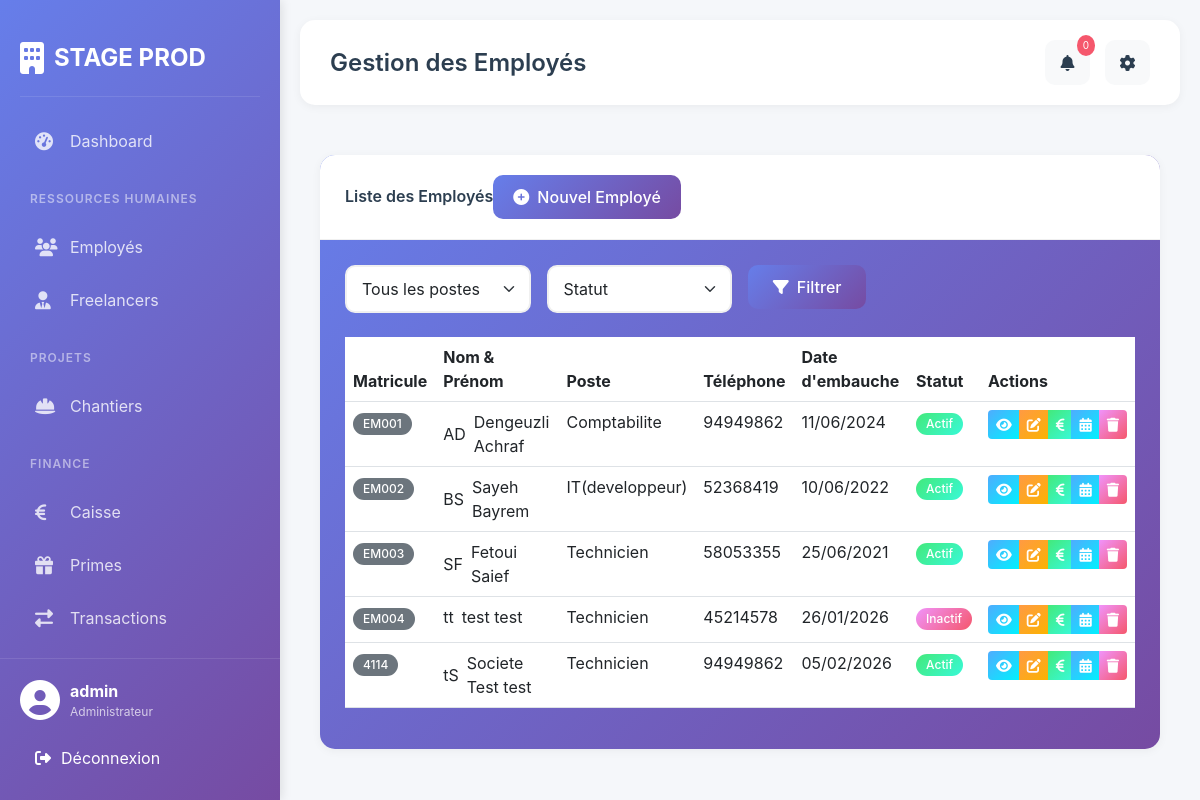
The app's page /employes/ (signed in) with its own data.
### gestion/models.py (models this page shows, shortened)
class Employe(models.Model):
    TYPE_CONTRAT_CHOICES = [
        ('CDI', 'CDI'),
        ('CDD', 'CDD'),
        ('INTERIM', 'Intérim'),
        ('STAGE', 'Stage'),
    ]
    POSTE_CHOICES = [
        ('TECHNICIEN', 'Technicien'),
        ('AUTRE', 'Autre (à préciser)'),
    ]
    matricule = models.CharField(max_length=20, unique=True)
    nom = models.CharField(max_length=100)
    prenom = models.CharField(max_length=100)
    cin = models.CharField(max_length=20, unique=True)
    adresse = models.TextField()
    telephone = models.CharField(max_length=20)
    date_naissance = models.DateField()
    date_embauche = models.DateField()
    poste_choice = models.CharField(
        max_length=20,
        choices=POSTE_CHOICES,
        default='TECHNICIEN',
        verbose_name="Type de poste"
    )
    poste_autre = models.CharField(
        max_length=100,
        blank=True,
        null=True,
        verbose_name="Autre poste (précisez)"
    )
    type_contrat = models.CharField(max_length=20, choices=TYPE_CONTRAT_CHOICES)
    salaire_base = models.DecimalField(max_digits=10, decimal_places=2)
    actif = models.BooleanField(default=True)
    photo = models.ImageField(upload_to='employes/', blank=True, null=True)

### gestion/views.py (the view)
# urls.py: path('employes/', views.liste_employes, name='liste_employes'),
@login_required
def liste_employes(request):
    employes = Employe.objects.all()
    poste_filter = request.GET.get('poste')
    actif_filter = request.GET.get('actif')
    if poste_filter:
        employes = employes.filter(poste_id=poste_filter)
    if actif_filter:
        employes = employes.filter(actif=(actif_filter == 'true'))
    context = {
        'employes': employes,
        'postes': Poste.objects.all(),
    }
    return render(request, 'employees/liste_employes.html', context)

### templates/employees/liste_employes.html (shortened to what this page needs)
{% extends 'base.html' %}
{% block page_title %}Gestion des Employés{% endblock %}
{% block content %}
<div class="card" style="background: linear-gradient(135deg, #667eea 0%, #764ba2 100%);">
    <div class="card-header">
        <div class="d-flex justify-content-between align-items-center">
            <h5 class="mb-0">Liste des Employés</h5>
            <a href="{% url 'ajouter_employe' %}" class="btn btn-primary">
                <i class="fas fa-plus-circle me-2"></i>Nouvel Employé
            </a>
        </div>
    </div>
    <div class="card-body">
        <div class="filters mb-4">
            <form method="get" class="row g-3">
                <div class="col-md-3">
                    <select name="poste" class="form-select">
                        <option value="">Tous les postes</option>
                    </select>
                </div>
                <div class="col-md-3">
                    <select name="actif" class="form-select">
                        <option value="">Statut</option>
                    </select>
                </div>
                <div class="col-md-2">
                    <button type="submit" class="btn btn-primary w-100">
                        <i class="fas fa-filter me-2"></i>Filtrer
                    </button>
                </div>
            </form>
        </div>
        <div class="table-responsive">
            <table class="table table-hover">
                <thead>
                    <tr>
                        <th>Matricule</th>
                        <th>Nom & Prénom</th>
                        <th>Poste</th>
                        <th>Téléphone</th>
                        <th>Date d'embauche</th>
                        <th>Statut</th>
                        <th>Actions</th>
                    </tr>
                </thead>
                <tbody>
                    {% for employe in employes %}
                    <tr>
                        <td><span class="badge bg-secondary">{{ employe.matricule }}</span></td>
                        <td>
                            <div class="d-flex align-items-center">
                                <div class="avatar-sm me-2">
                                    {% if employe.photo %}
                                    <img src="{{ employe.photo.url }}" class="rounded-circle" width="40" height="40">
                                    {% else %}
                                    <div class="avatar-placeholder-sm">
                                        {{ employe.prenom|first }}{{ employe.nom|first }}
                                    </div>
                                    {% endif %}
                                </div>
                                {{ employe.nom }} {{ employe.prenom }}
                            </div>
                        </td>
                        <td>
    {% if employe.poste_choice == 'AUTRE' %}
        {{ employe.poste_autre }}
    {% else %}
        {{ employe.get_poste_choice_display }}
    {% endif %}
</td>
                        <td>{{ employe.telephone }}</td>
                        <td>{{ employe.date_embauche|date:"d/m/Y" }}</td>
                        <td>
                            {% if employe.actif %}
                            <span class="badge bg-success">Actif</span>
                            {% else %}
                            <span class="badge bg-danger">Inactif</span>
                            {% endif %}
                        </td>
                        <td>
                            <div class="btn-group">
                                <a href="{% url 'detail_employe' employe.pk %}" class="btn btn-sm btn-info" title="Voir">
                                    <i class="fas fa-eye"></i>
                                </a>
                                <a href="{% url 'modifier_employe' employe.pk %}" class="btn btn-sm btn-warning" title="Modifier">
                                    <i class="fas fa-edit"></i>
                                </a>
                                <a href="{% url 'ajouter_avance' employe.pk %}" class="btn btn-sm btn-success" title="Avance">
                                    <i class="fas fa-euro-sign"></i>
                                </a>
                               <a href="{% url 'planning_simple' employe.pk %}" class="btn btn-sm btn-info" title="Planning">
    <i class="fas fa-calendar-alt"></i>
</a>
                                <button type="button" class="btn btn-sm btn-danger" title="Supprimer"
                onclick="confirmDelete('{{ employe.pk }}', '{{ employe.nom }} {{ employe.prenom }}')">
            <i class="fas fa-trash"></i>
        </button>
                            </div>
                        </td>
                    </tr>
                    {% endfor %}
                </tbody>
            </table>
        </div>
    </div>
</div>
{% endblock %}

### templates/base.html (shortened to what this page needs)
<!doctype html>
<html lang="fr">
  <head>
    <link
      href="https://cdn.jsdelivr.net/npm/bootstrap@5.3.0/dist/css/bootstrap.min.css"
      rel="stylesheet"
    />
    <link
      rel="stylesheet"
      href="https://cdnjs.cloudflare.com/ajax/libs/font-awesome/6.4.0/css/all.min.css"
    />
    {% load static %}
    <link rel="stylesheet" href="{% static 'css/style.css' %}" />
  </head>
  <body>
    <div class="sidebar">
      <div class="sidebar-brand">
        <i class="fas fa-building"></i>
        <span>STAGE PROD</span>
      </div>
      <div class="sidebar-menu">
        <div
          class="menu-item {% if request.resolver_match.url_name == 'dashboard' %}active{% endif %}"
        >
          <a href="{% url 'dashboard' %}">
            <i class="fas fa-tachometer-alt"></i>
            <span>Dashboard</span>
          </a>
        </div>
        <div class="menu-divider">Ressources Humaines</div>
        <div class="menu-item">
          <a href="{% url 'liste_employes' %}">
            <i class="fas fa-users"></i>
            <span>Employés</span>
          </a>
        </div>
        <div class="menu-item">
          <a href="{% url 'liste_freelancers' %}">
            <i class="fas fa-user-tie"></i>
            <span>Freelancers</span>
          </a>
        </div>
        <div class="menu-divider">Projets</div>
        <div class="menu-item">
          <a href="{% url 'liste_chantiers' %}">
            <i class="fas fa-hard-hat"></i>
            <span>Chantiers</span>
          </a>
        </div>
        <div class="menu-divider">Finance</div>
        <div class="menu-item">
          <a href="{% url 'finance_dashboard' %}">
            <i class="fas fa-euro-sign"></i>
            <span>Caisse</span>
          </a>
        </div>
        <div class="menu-item">
          <a href="{% url 'liste_primes' %}">
            <i class="fas fa-gift"></i>
            <span>Primes</span>
          </a>
        </div>
        <div class="menu-item">
          <a href="{% url 'liste_transactions' %}">
            <i class="fas fa-exchange-alt"></i>
            <span>Transactions</span>
          </a>
        </div>
      </div>
      <div class="sidebar-footer">
        <div class="user-info">
          <i class="fas fa-user-circle"></i>
          <div>
            <strong>{{ user.username }}</strong>
            <small>Administrateur</small>
          </div>
        </div>
        <form method="post" action="{% url 'logout' %}" style="display: inline">
          <button
            type="submit"
            class="logout-btn"
            style="
              width: 100%;
              border: none;
              background: none;
              padding: 10px 15px;
              color: white;
              text-align: left;
              cursor: pointer;
            "
          >
            <i class="fas fa-sign-out-alt"></i>
            Déconnexion
          </button>
        </form>
      </div>
    </div>
    <div class="main-content">
      <div class="top-header">
        <div class="header-title">
          {% block page_title %}Dashboard{% endblock %}
        </div>
        <div class="header-actions">
          <div class="dropdown">
            <button
              class="btn btn-light position-relative"
              type="button"
              id="notificationDropdown"
              data-bs-toggle="dropdown"
              aria-expanded="false"
            >
              <i class="fas fa-bell"></i>
              <span class="notification-badge" id="notificationCount">0</span>
            </button>
          </div>
          <div class="dropdown">
            <button
              class="btn btn-light"
              type="button"
              id="settingsDropdown"
              data-bs-toggle="dropdown"
              aria-expanded="false"
            >
              <i class="fas fa-cog"></i>
            </button>
          </div>
        </div>
      </div>
      <div class="content">{% block content %}{% endblock %}</div>
    </div>
  </body>
</html>

### static/css/style.css (style rules this page uses)
:root { --primary-color: #667eea; --secondary-color: #764ba2; --success-color: #43e97b; --danger-color: #f5576c; --warning-color: #ff9a44; --info-color: #4facfe; --dark: #2c3e50; --light: #f8f9fa; }
* { margin: 0; padding: 0; box-sizing: border-box; }
body { font-family: 'Inter', sans-serif; background: #f5f7fa; display: flex; min-height: 100vh; }
.sidebar { width: 280px; background: linear-gradient(135deg, #667eea 0%, #764ba2 100%); color: white; position: fixed; height: 100vh; left: 0; top: 0; overflow-y: auto; padding: 20px; box-shadow: 2px 0 10px rgba(0,0,0,0.1); z-index: 1000; }
.sidebar-brand { display: flex; align-items: center; gap: 10px; font-size: 24px; font-weight: 700; padding: 20px 0; border-bottom: 1px solid rgba(255,255,255,0.1); margin-bottom: 20px; }
.sidebar-brand i { font-size: 32px; }
.sidebar-menu { display: flex; flex-direction: column; gap: 5px; }
.menu-divider { font-size: 12px; text-transform: uppercase; letter-spacing: 1px; color: rgba(255,255,255,0.5); padding: 20px 10px 10px; font-weight: 600; }
.menu-item { border-radius: 10px; transition: all 0.3s; }
.menu-item a { display: flex; align-items: center; gap: 15px; padding: 12px 15px; color: rgba(255,255,255,0.8); text-decoration: none; transition: all 0.3s; }
.menu-item a i { width: 20px; font-size: 18px; }
.sidebar-footer { position: absolute; bottom: 0; left: 0; right: 0; padding: 20px; border-top: 1px solid rgba(255,255,255,0.1); }
.user-info { display: flex; align-items: center; gap: 10px; margin-bottom: 15px; }
.user-info i { font-size: 40px; }
.user-info div { display: flex; flex-direction: column; }
.user-info small { color: rgba(255,255,255,0.7); font-size: 12px; }
.logout-btn { display: flex; align-items: center; gap: 10px; padding: 10px 15px; background: rgba(255,255,255,0.1); border-radius: 8px; color: white; text-decoration: none; transition: all 0.3s; }
.main-content { flex: 1; margin-left: 280px; padding: 20px; }
.top-header { display: flex; justify-content: space-between; align-items: center; padding: 20px 30px; background: white; border-radius: 15px; margin-bottom: 30px; box-shadow: 0 2px 10px rgba(0,0,0,0.05); }
.header-title { font-size: 24px; font-weight: 600; color: var(--dark); }
.header-actions { display: flex; gap: 15px; }
.header-actions .btn { width: 45px; height: 45px; border-radius: 10px; display: flex; align-items: center; justify-content: center; background: #f8f9fa; border: none; color: var(--dark); position: relative; }
.notification-badge { position: absolute; top: -5px; right: -5px; background: var(--danger-color); color: white; font-size: 10px; padding: 3px 6px; border-radius: 50%; }
.content { padding: 20px; background: transparent; }
.card { background: white; border-radius: 15px; border: none; box-shadow: 0 2px 10px rgba(0,0,0,0.05); overflow: hidden; }
.card-header { background: white; border-bottom: 1px solid #f0f0f0; padding: 20px 25px; display: flex; justify-content: space-between; align-items: center; }
.card-header h5 { margin: 0; font-size: 16px; font-weight: 600; color: var(--dark); display: flex; align-items: center; }
.card-body { padding: 25px; }
.form-control, .form-select { border: 2px solid #f0f0f0; border-radius: 10px; padding: 10px 15px; transition: all 0.3s; }
.btn-primary { background: linear-gradient(135deg, #667eea 0%, #764ba2 100%); border: none; padding: 10px 20px; border-radius: 10px; font-weight: 500; transition: all 0.3s; }
.btn-success { background: linear-gradient(135deg, #43e97b 0%, #38f9d7 100%); border: none; }
.btn-danger { background: linear-gradient(135deg, #f093fb 0%, #f5576c 100%); border: none; }
.btn-warning { background: linear-gradient(135deg, #ff9a44 0%, #fbb300 100%); border: none; color: white; }
.btn-info { background: linear-gradient(135deg, #4facfe 0%, #00f2fe 100%); border: none; color: white; }
.badge { padding: 5px 10px; border-radius: 20px; font-weight: 500; }
.bg-success { background: linear-gradient(135deg, #43e97b 0%, #38f9d7 100%) !important; }
.bg-danger { background: linear-gradient(135deg, #f093fb 0%, #f5576c 100%) !important; }
.btn-group .btn-danger { transition: all 0.3s; }

### records on screen
Employe: matricule "EM001", prenom|first "A", nom|first "D", nom "Dengeuzli", prenom "Achraf", poste_autre "Comptabilite", telephone "94949862", date_embauche "11/06/2024", actif "Actif"
Employe: matricule "EM002", prenom|first "B", nom|first "S", nom "Sayeh", prenom "Bayrem", poste_autre "IT(developpeur)", telephone "52368419", date_embauche "10/06/2022", actif "Actif"
Employe: matricule "EM003", prenom|first "S", nom|first "F", nom "Fetoui", prenom "Saief", poste_choice "Technicien", telephone "58053355", date_embauche "25/06/2021", actif "Actif"
Employe: matricule "EM004", prenom|first "t", nom|first "t", nom "test", prenom "test", poste_choice "Technicien", telephone "45214578", date_embauche "26/01/2026", actif "Inactif"
Employe: matricule "4114", prenom|first "t", nom|first "S", nom "Societe Test", prenom "test", poste_choice "Technicien", telephone "94949862", date_embauche "05/02/2026", actif "Actif"

### other values on screen
{{ user.username }} "admin"
